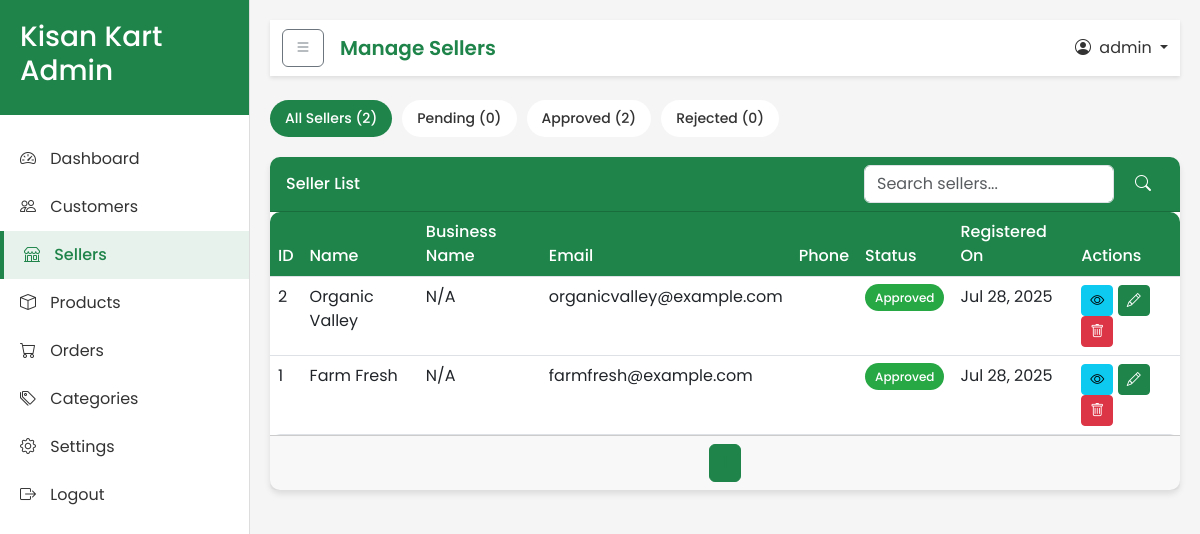
Page /admin_sellers.php (signed in) on the committed database.
### tables this page shows
CREATE TABLE IF NOT EXISTS seller_registrations (
    id INT AUTO_INCREMENT PRIMARY KEY,
    name VARCHAR(255) NOT NULL,
    email VARCHAR(255) NOT NULL UNIQUE,
    phone VARCHAR(20),
    address TEXT,
    status TINYINT DEFAULT 1,
    created_at TIMESTAMP DEFAULT CURRENT_TIMESTAMP
);

### admin_sellers.php (the view, shortened to what this page needs)
<?php
$servername = "localhost";
$username = "root";
$password = "";
$dbname = "kisan_kart";
$conn = new mysqli($servername, $username, $password, $dbname);
$column_exists = false;
$page = isset($_GET['page']) ? (int)$_GET['page'] : 1;
$records_per_page = 10;
$offset = ($page - 1) * $records_per_page;
$search = isset($_GET['search']) ? $_GET['search'] : '';
$search_condition = '';
$status_filter = isset($_GET['status']) ? $_GET['status'] : '';
$count_query = "SELECT COUNT(*) as total FROM seller_registrations" . $search_condition;
$count_result = $conn->query($count_query);
$total_records = $count_result->fetch_assoc()['total'];
$total_pages = ceil($total_records / $records_per_page);
$sellers_query = "SELECT * FROM seller_registrations" . $search_condition . " ORDER BY id DESC LIMIT ?, ?";
$sellers_stmt = $conn->prepare($sellers_query);
$sellers_stmt->bind_param("ii", $offset, $records_per_page);
$sellers_stmt->execute();
$sellers_result = $sellers_stmt->get_result();
$sellers = [];
if ($sellers_result) {
    while ($row = $sellers_result->fetch_assoc()) {
        $sellers[] = $row;
    }
}
$pending_count = 0;
$approved_count = 0;
$rejected_count = 0;
if ($column_exists) {
    $pending_count_query = "SELECT COUNT(*) as count FROM seller_registrations WHERE approval_status = 'pending'";
    $pending_count_result = $conn->query($pending_count_query);
    if ($pending_count_result) {
        $pending_count = $pending_count_result->fetch_assoc()['count'];
    }
    $approved_count_query = "SELECT COUNT(*) as count FROM seller_registrations WHERE approval_status = 'approved'";
    $approved_count_result = $conn->query($approved_count_query);
    if ($approved_count_result) {
        $approved_count = $approved_count_result->fetch_assoc()['count'];
    }
    $rejected_count_query = "SELECT COUNT(*) as count FROM seller_registrations WHERE approval_status = 'rejected'";
    $rejected_count_result = $conn->query($rejected_count_query);
    if ($rejected_count_result) {
        $rejected_count = $rejected_count_result->fetch_assoc()['count'];
    }
} else {
    $approved_count = $total_records;
}
?>
<!DOCTYPE html>
<html lang="en">
<head>
    <link href="https://cdn.jsdelivr.net/npm/bootstrap@5.3.0-alpha1/dist/css/bootstrap.min.css" rel="stylesheet">
    <link href="https://cdn.jsdelivr.net/npm/bootstrap-icons@1.10.0/font/bootstrap-icons.css" rel="stylesheet">
</head>
<body>
    <div class="sidebar">
        <div class="sidebar-header">
            <h3>Kisan Kart Admin</h3>
        </div>
        <div class="sidebar-menu">
            <a href="admin_dashboard.php"><i class="bi bi-speedometer2"></i> Dashboard</a>
            <a href="admin_customers.php"><i class="bi bi-people"></i> Customers</a>
            <a href="admin_sellers.php" class="active"><i class="bi bi-shop"></i> Sellers</a>
            <a href="admin_products.php"><i class="bi bi-box"></i> Products</a>
            <a href="admin_orders.php"><i class="bi bi-cart"></i> Orders</a>
            <a href="admin_categories.php"><i class="bi bi-tags"></i> Categories</a>
            <a href="admin_settings.php"><i class="bi bi-gear"></i> Settings</a>
            <a href="admin_logout.php"><i class="bi bi-box-arrow-right"></i> Logout</a>
        </div>
    </div>
    <div class="main-content">
        <nav class="navbar navbar-expand-lg navbar-light mb-4">
            <div class="container-fluid">
                <button class="btn btn-outline-secondary me-3" id="sidebar-toggle">
                    <i class="bi bi-list"></i>
                </button>
                <span class="navbar-brand">Manage Sellers</span>
                <div class="ms-auto d-flex align-items-center">
                    <div class="dropdown">
                        <a class="nav-link dropdown-toggle" href="#" role="button" id="userDropdown" data-bs-toggle="dropdown" aria-expanded="false">
                            <i class="bi bi-person-circle me-1"></i> <?php echo $_SESSION['admin_name']; ?>
                        </a>
                    </div>
                </div>
            </div>
        </nav>
        <div class="status-filter">
            <a href="admin_sellers.php" class="<?php echo empty($status_filter) ? 'active' : ''; ?>">
                All Sellers (<?php echo $total_records; ?>)
            </a>
            <a href="admin_sellers.php?status=pending" class="<?php echo $status_filter === 'pending' ? 'active' : ''; ?>">
                Pending (<?php echo $pending_count; ?>)
            </a>
            <a href="admin_sellers.php?status=approved" class="<?php echo $status_filter === 'approved' ? 'active' : ''; ?>">
                Approved (<?php echo $approved_count; ?>)
            </a>
            <a href="admin_sellers.php?status=rejected" class="<?php echo $status_filter === 'rejected' ? 'active' : ''; ?>">
                Rejected (<?php echo $rejected_count; ?>)
            </a>
        </div>
        <div class="card">
            <div class="card-header">
                <div class="d-flex justify-content-between align-items-center">
                    <span>Seller List</span>
                    <form class="search-form d-flex" method="GET" action="">
                        <input type="text" name="search" class="form-control me-2" placeholder="Search sellers..." value="<?php echo htmlspecialchars($search); ?>">
                        <button type="submit" class="btn btn-primary">
                            <i class="bi bi-search"></i>
                        </button>
                    </form>
                </div>
            </div>
            <div class="card-body p-0">
                <div class="table-responsive">
                    <table class="table table-hover">
                        <thead>
                            <tr>
                                <th>ID</th>
                                <th>Name</th>
                                <th>Business Name</th>
                                <th>Email</th>
                                <th>Phone</th>
                                <th>Status</th>
                                <th>Registered On</th>
                                <th>Actions</th>
                            </tr>
                        </thead>
                        <tbody>
                            <?php if (empty($sellers)): ?>
                                <tr>
                                    <td colspan="8" class="text-center">No sellers found</td>
                                </tr>
                            <?php else: ?>
                                <?php foreach ($sellers as $seller): ?>
                                    <tr>
                                        <td><?php echo $seller['id']; ?></td>
                                        <td>
                                            <?php
                                                if (isset($seller['full_name'])) {
                                                    echo $seller['full_name'];
                                                } elseif (isset($seller['name'])) {
                                                    echo $seller['name'];
                                                } elseif (isset($seller['first_name']) && isset($seller['last_name'])) {
                                                    echo $seller['first_name'] . ' ' . $seller['last_name'];
                                                } elseif (isset($seller['first_name'])) {
                                                    echo $seller['first_name'];
                                                } elseif (isset($seller['username'])) {
                                                    echo $seller['username'];
                                                } elseif (isset($seller['business_name'])) {
                                                    echo $seller['business_name'] . ' (Owner)';
                                                } else {
                                                    echo 'Seller #' . $seller['id'];
                                                }
                                            ?>
                                        </td>
                                        <td>
                                            <?php
                                                if (isset($seller['business_name'])) {
                                                    echo $seller['business_name'];
                                                } elseif (isset($seller['company_name'])) {
                                                    echo $seller['company_name'];
                                                } elseif (isset($seller['shop_name'])) {
                                                    echo $seller['shop_name'];
                                                } elseif (isset($seller['store_name'])) {
                                                    echo $seller['store_name'];
                                                } else {
                                                    echo 'N/A';
                                                }
                                            ?>
                                        </td>
                                        <td><?php echo $seller['email']; ?></td>
                                        <td><?php echo $seller['phone']; ?></td>
                                        <td>
                                            <?php
                                                $status_class = '';
                                                $status = 'approved';
                                                if ($column_exists && isset($seller['approval_status'])) {
                                                    $status = $seller['approval_status'];
                                                    switch ($status) {
                                                        case 'pending':
                                                            $status_class = 'status-pending';
                                                            break;
                                                        case 'approved':
                                                            $status_class = 'status-approved';
                                                            break;
                                                        case 'rejected':
                                                            $status_class = 'status-rejected';
                                                            break;
                                                        default:
                                                            $status_class = 'status-approved';
                                                            $status = 'approved';
                                                    }
                                                } else {
                                                    $status_class = 'status-approved';
                                                }
                                            ?>
                                            <span class="status-badge <?php echo $status_class; ?>"><?php echo ucfirst($status); ?></span>
                                        </td>
                                        <td>
                                            <?php
                                                $date = null;
                                                if (isset($seller['created_at'])) {
                                                    $date = $seller['created_at'];
                                                } elseif (isset($seller['registration_date'])) {
                                                    $date = $seller['registration_date'];
                                                } elseif (isset($seller['date_created'])) {
                                                    $date = $seller['date_created'];
                                                } elseif (isset($seller['registered_on'])) {
                                                    $date = $seller['registered_on'];
                                                } elseif (isset($seller['join_date'])) {
                                                    $date = $seller['join_date'];
                                                }
                                                if ($date) {
                                                    echo date('M d, Y', strtotime($date));
                                                } else {
                                                    echo 'N/A';
                                                }
                                            ?>
                                        </td>
                                        <td>
                                            <a href="admin_seller_view.php?id=<?php echo $seller['id']; ?>" class="btn btn-sm btn-info">
                                                <i class="bi bi-eye"></i>
                                            </a>
                                            <a href="admin_seller_edit.php?id=<?php echo $seller['id']; ?>" class="btn btn-sm btn-primary">
                                                <i class="bi bi-pencil"></i>
                                            </a>
                                            <a href="javascript:void(0);" onclick="confirmDelete(<?php echo $seller['id']; ?>)" class="btn btn-sm btn-danger">
                                                <i class="bi bi-trash"></i>
                                            </a>
                                        </td>
                                    </tr>
                                <?php endforeach; ?>
                            <?php endif; ?>
                        </tbody>
                    </table>
                </div>
            </div>
            <div class="card-footer">
                <nav>
                    <ul class="pagination justify-content-center mb-0">
                        <?php
                        $start_page = max(1, $page - 2);
                        $end_page = min($total_pages, $page + 2);
                        for ($i = $start_page; $i <= $end_page; $i++):
                        ?>
                            <li class="page-item <?php echo $i == $page ? 'active' : ''; ?>">
                                <a class="page-link" href="?page=<?php echo $i; ?><?php echo !empty($search) ? '&search=' . urlencode($search) : ''; ?><?php echo !empty($status_filter) ? '&status=' . urlencode($status_filter) : ''; ?>"><?php echo $i; ?></a>
                            </li>
                        <?php endfor; ?>
                    </ul>
                </nav>
            </div>
        </div>
    </div>
</body>
</html>

### rows in the picture
seller_registrations: id "2", name "Organic Valley", email "organicvalley@example.com", status "Approved", created_at "Jul 28, 2025"
seller_registrations: id "1", name "Farm Fresh", email "farmfresh@example.com", status "Approved", created_at "Jul 28, 2025"

### other values in the picture
$_SESSION['admin_name'] "admin"
$total_records "2"
$pending_count "0"
$approved_count "2"
$rejected_count "0"
